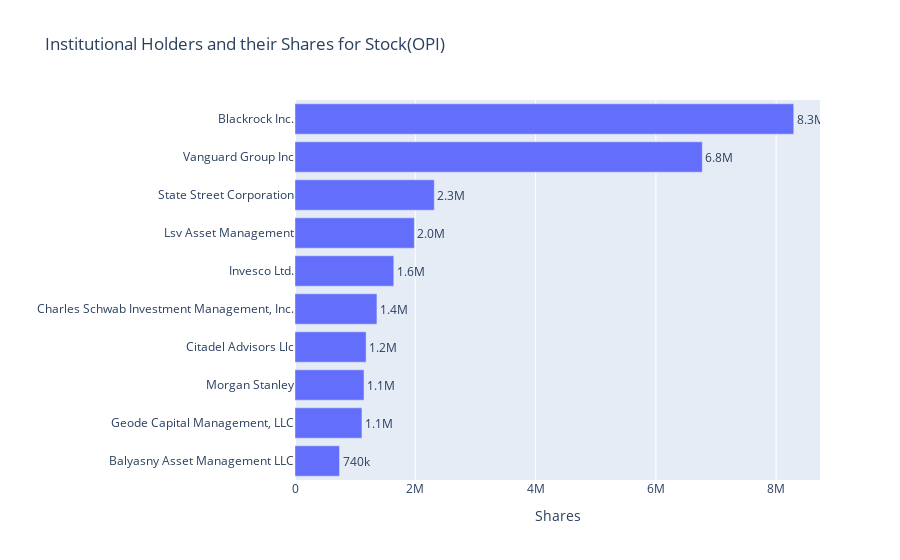

Source (notebook cell):
### Code cell
# Bar chart using Plotly Express
fig = px.bar(instinstitution_holders, x='Shares', y='Holder', text='Shares', orientation='h', title=f'Institutional Holders and their Shares for Stock({ticker})')
fig.update_traces(texttemplate='%{text:.2s}', textposition='outside')
fig.update_layout(showlegend=False)
fig.update_yaxes(title='')
fig.show()

### Figure 1 — Plotly figure (JSON) as saved in the notebook; plotly's stock layout.template omitted (floating-point values rounded to 4 significant figures)
{"data": [{"alignmentgroup": "True", "hovertemplate": "Shares=%{text}<br>Holder=%{y}<extra></extra>", "legendgroup": "", "marker": {"color": "#636efa", "pattern": {"shape": ""}}, "name": "", "offsetgroup": "", "orientation": "h", "showlegend": false, "text": [740340, 1113234, 1147964, 1182325, 1362460, 1642528, 1984253, 2315837, 6772257, 8292822], "textposition": "outside", "texttemplate": "%{text:.2s}", "type": "bar", "x": [740340, 1113234, 1147964, 1182325, 1362460, 1642528, 1984253, 2315837, 6772257, 8292822], "xaxis": "x", "y": ["Balyasny Asset Management LLC", "Geode Capital Management, LLC", "Morgan Stanley", "Citadel Advisors Llc", "Charles Schwab Investment Management, Inc.", "Invesco Ltd.", "Lsv Asset Management", "State Street Corporation", "Vanguard Group Inc", "Blackrock Inc."], "yaxis": "y"}], "layout": {"barmode": "relative", "legend": {"tracegroupgap": 0}, "showlegend": false, "title": {"text": "Institutional Holders and their Shares for Stock(OPI)"}, "xaxis": {"anchor": "y", "domain": [0, 1], "title": {"text": "Shares"}}, "yaxis": {"anchor": "x", "domain": [0, 1], "title": {"text": ""}}}}
